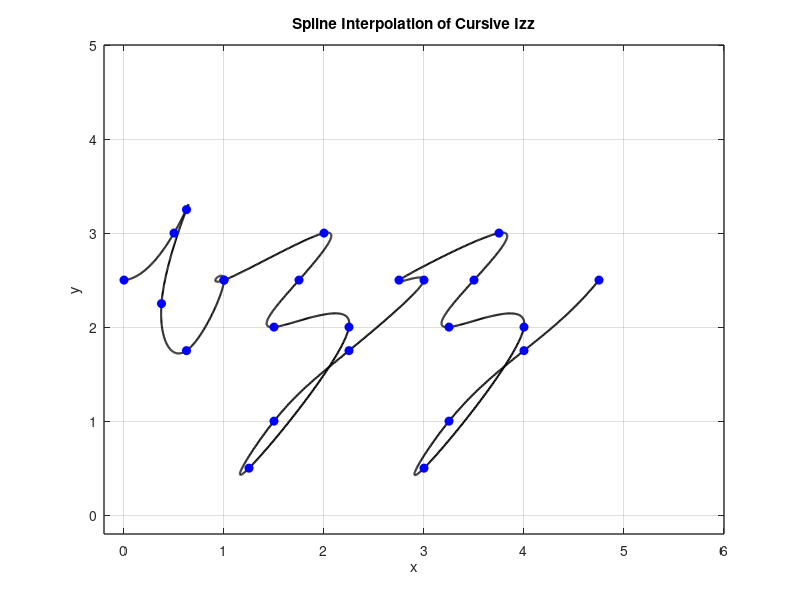
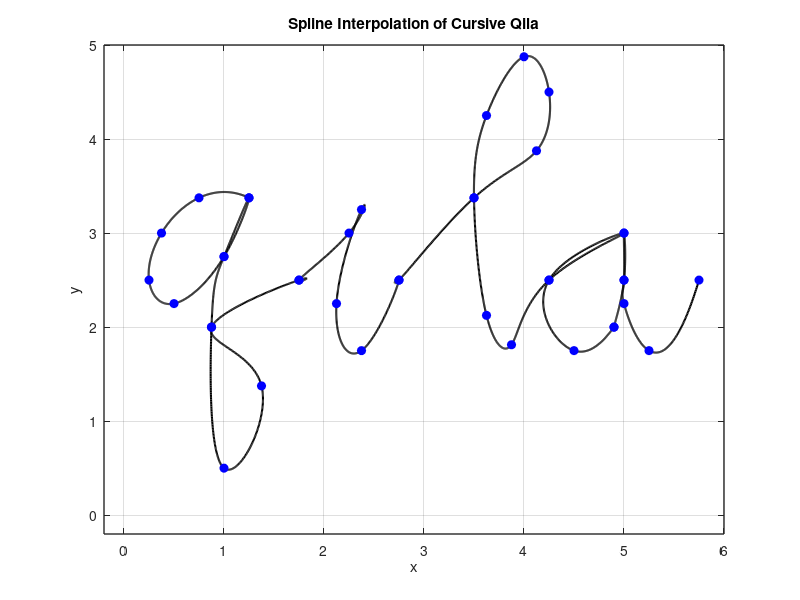
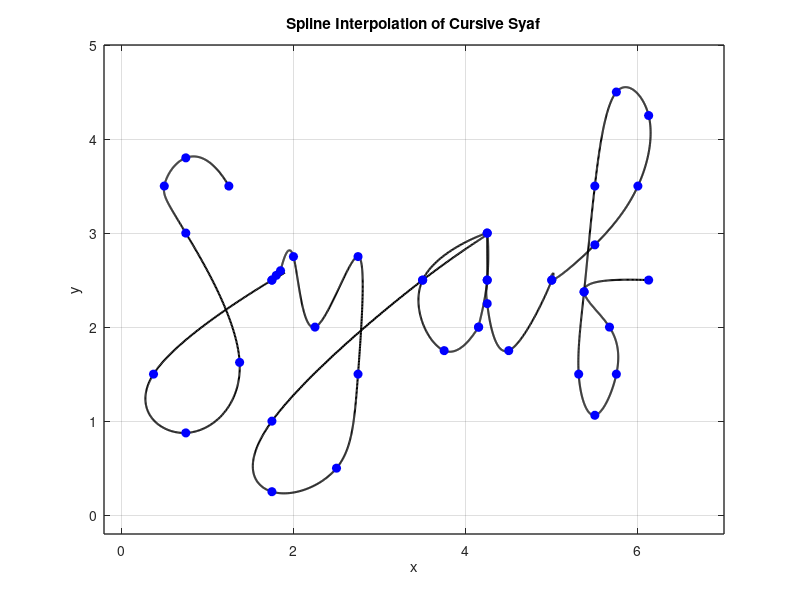
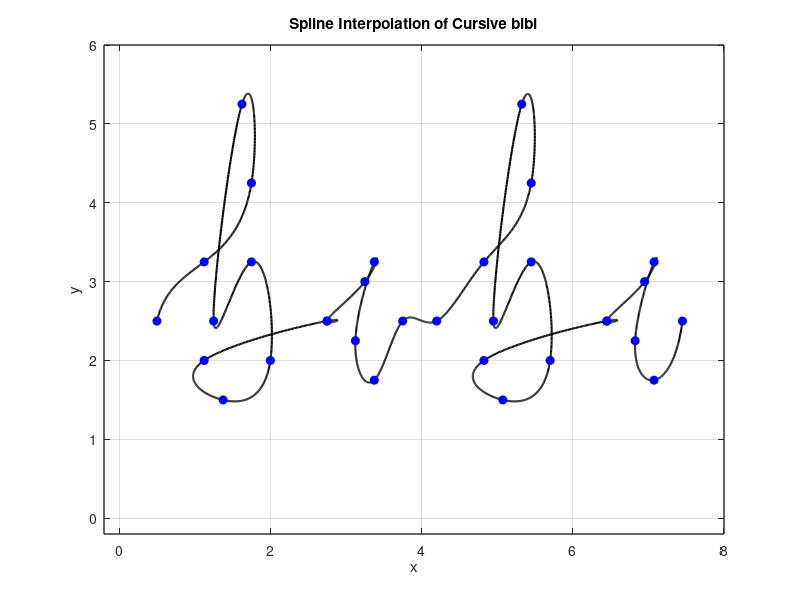

Reproduce these figures in MATLAB, in order.
%% izz
% letter i 
% Define data points for x and y coordinates
x1 = [2.75 3.25 3.375 3.125 3.375 3.75];
y1 = [2.5 3 3.25 2.25 1.75 2.5];
dot_x1 = 3.375;
dot_y1 = 3.625;

% Define the amount of shift to the right (offset)
x_shift1 = -2.75;

% Apply the offset to x coordinates (horizontal) 
x1 = x1 + x_shift1;

% letter z
% Define data points for x and y coordinates
x2 = [0.25 1.25 1 0.75 1.5 0.5 0.75 1.5 2.25];
y2 = [2.5 3 2.5 2 2 0.5 1 1.75 2.5];

% Define the amount of shift to the right (offset)
x_shift2 = 0.75;

% Apply the offset to x coordinates (horizontal) 
x2 = x2 + x_shift2;

% letter z(2)
% Define data points for x and y coordinates
x3 = [0.25 1.25 1 0.75 1.5 0.5 0.75 1.5 2.25];
y3 = [2.5 3 2.5 2 2 0.5 1 1.75 2.5];

% Define the amount of shift to the right (offset)
x_shift3 = 2.5;

% Apply the offset to x coordinates (horizontal) 
x3 = x3 + x_shift3;

% Concatenate data points
x = [x1 x2 x3];
y = [y1 y2 y3];

n = length(x);
t = 0:n-1; % Parametric coordinate t
tt = 0:0.01:n-1; % More dense coordinate tt for spline interpolation

% Compute spline interpolation
xx = spline(t, x, tt);
yy = spline(t, y, tt);

% Plot settings
figure(1)
plot(xx, yy, 'k', 'LineWidth', 1.5) % plot spline
hold on
plot(x, y, 'bo', 'MarkerFaceColor', 'b') % plot data points
axis([-0.2 6 -0.2 5])
grid on
title('Spline Interpolation of Cursive Izz')
xlabel('x')
ylabel('y')
set(gca, 'FontSize', 10, 'LineWidth', 1)
grid on

%% qil
% LETTER Q
% Define data points for x and y coordinates 
x1 = [1.25 0.75 0.375 0.25 0.5 1 1.25 1 0.875 1 1.375 0.875 1.75];
y1 = [3.375 3.375 3 2.5 2.25 2.75 3.375 2.75 2 0.5 1.375 2 2.5];

% letter i
% Define data points for x and y coordinates
x2 = [2.75 3.25 3.375 3.125 3.375 3.75];
y2 = [2.5 3 3.25 2.25 1.75 2.5];
dot_x = 2.375;
dot_y = 3.625;

% Define the amount of shift to the left (offset)
x_shift2 = -1.00;

% Apply the offset to x coordinates (horizontal) 
x2 = x2 + x_shift2;

% LETTER L
% Define data point for x and y coordinates 
x3 = [0.25 1.00 1.625 1.75 1.50 1.125 1.00 1.125 1.375 1.75];
y3 = [2.50 3.375 3.875 4.5 4.875 4.25 3.375 2.125 1.8125 2.5];

% Define the amount of shift to the right (offset)
x_shift3 = 2.50;

% Apply the offset to x coordinates (horizontal) 
x3 = x3 + x_shift3;

% letter A

x4 = [1 0.25 0.5 0.9 0.9 1 1 1 1 1.25 1.75];
y4 = [3 2.5 1.75 2 2 2.5 3 2.5 2.25 1.75 2.5];

% Define the amount of shift to the right (offset)
x_shift4 = 4.00;

% Apply the offset to x coordinates (horizontal) 
x4 = x4 + x_shift4;

% Concatenate data points
x = [x1 x2 x3 x4];
y = [y1 y2 y3 y4];

n = length(x);
t = 0:n-1; % Parametric coordinate t
tt = 0:0.01:n-1; % More dense coordinate tt for spline interpolation

% Compute spline interpolation
xx = spline(t, x, tt);
yy = spline(t, y, tt);

% Plot settings
figure(2)
plot(xx, yy, 'k', 'LineWidth', 1.5) % plot spline
hold on
plot(x, y, 'bo', 'MarkerFaceColor', 'b') % plot data points
axis([-0.2 6 -0.2 5])
grid on
title('Spline Interpolation of Cursive Qila')
xlabel('x')
ylabel('y')
set(gca, 'FontSize', 10, 'LineWidth', 1)
grid on

%% syaf
% letter s
x1 = [1.25 0.75 0.5 0.75 1.375 0.75 0.375 1.75];
y1 = [3.5 3.8 3.5 3 1.625 0.875 1.5 2.5];

% letter y 
x2 = [0.5 0.55 0.6 0.75 1 1.5 1.5 1.25 0.5 0.5 2.25];
y2 = [2.5 2.55 2.6 2.75 2 2.75 1.5 0.5 0.25 1 2.5];

% Define the amount of shift to the right (offset)
x_shift2 = 1.25;

% Apply the offset to x coordinates (horizontal) 
x2 = x2 + x_shift2;

% letter a
x3 = [1 0.25 0.5 0.9 0.9 1 1 1 1 1.25 1.75];
y3  = [3 2.5 1.75 2 2 2.5 3 2.5 2.25 1.75 2.5];

% Define the amount of shift to the right (offset)
x_shift3 = 3.25;

% Apply the offset to x coordinates (horizontal) 
x3 = x3 + x_shift3;

% LETTER F
% Define data points for x and y coordinates 
x4 = [0.5 1 1.5 1.625 1.25 1 0.875 0.8125 1 1.25 1.17 0.875 1.625];
y4 = [2.5 2.875 3.5 4.25 4.5 3.5 2.375 1.5 1.0625 1.5 2 2.375 2.5];

% Define the amount of shift to the right (offset)
x_shift4 = 4.5;

% Apply the offset to x coordinates (horizontal) 
x4 = x4 + x_shift4;

% Concatenate data points
x = [x1 x2 x3 x4];
y = [y1 y2 y3 y4];

n = length(x);
t = 0:n-1; % Parametric coordinate t
tt = 0:0.01:n-1; % More dense coordinate tt for spline interpolation

% Compute spline interpolation
xx = spline(t, x, tt);
yy = spline(t, y, tt);

% Plot settings
figure(3)
plot(xx, yy, 'k', 'LineWidth', 1.5) % plot spline
hold on
plot(x, y, 'bo', 'MarkerFaceColor', 'b') % plot data points
axis([-0.2 7 -0.2 5])
grid on
title('Spline Interpolation of Cursive Syaf')
xlabel('x')
ylabel('y')
set(gca, 'FontSize', 10, 'LineWidth', 1)
grid on

%% bibi
% letter b 
% Define data points for x and y coordinates
x1 = [0.5 1.125 1.75 1.625 1.25 1.75 2 1.375 1.125 2.75];
y1 = [2.5 3.25 4.25 5.25 2.5 3.25 2 1.5 2 2.5];

% letter I
% Define data points for x and y coordinates
x2 = [2.75 3.25 3.375 3.125 3.375 3.75];
y2 = [2.5 3 3.25 2.25 1.75 2.5];

% letter b 
% Define data points for x and y coordinates
x3 = [0.5 1.125 1.75 1.625 1.25 1.75 2 1.375 1.125 2.75];
y3 = [2.5 3.25 4.25 5.25 2.5 3.25 2 1.5 2 2.5];

% Define the amount of shift to the right (offset)
x_shift3 = 3.7;

% Apply the offset to x coordinates (horizontal) 
x3 = x3 + x_shift3;

% letter I
% Define data points for x and y coordinates
x4 = [2.75 3.25 3.375 3.125 3.375 3.75];
y4 = [2.5 3 3.25 2.25 1.75 2.5];

% Define the amount of shift to the right (offset)
x_shift4 = 3.7;

% Apply the offset to x coordinates (horizontal) 
x4 = x4 + x_shift4;

% Concatenate data points
x = [x1 x2 x3 x4];
y = [y1 y2 y3 y4];

n = length(x);
t = 0:n-1; % Parametric coordinate t
tt = 0:0.01:n-1; % More dense coordinate tt for spline interpolation

% Compute spline interpolation
xx = spline(t, x, tt);
yy = spline(t, y, tt);

% Plot settings
figure(4)
plot(xx, yy, 'k', 'LineWidth', 1.5) % plot spline
hold on
plot(x, y, 'bo', 'MarkerFaceColor', 'b') % plot data points
axis([-0.2 8 -0.2 6])
grid on
title('Spline Interpolation of Cursive bibi')
xlabel('x')
ylabel('y')
set(gca, 'FontSize', 10, 'LineWidth', 1)
grid on
